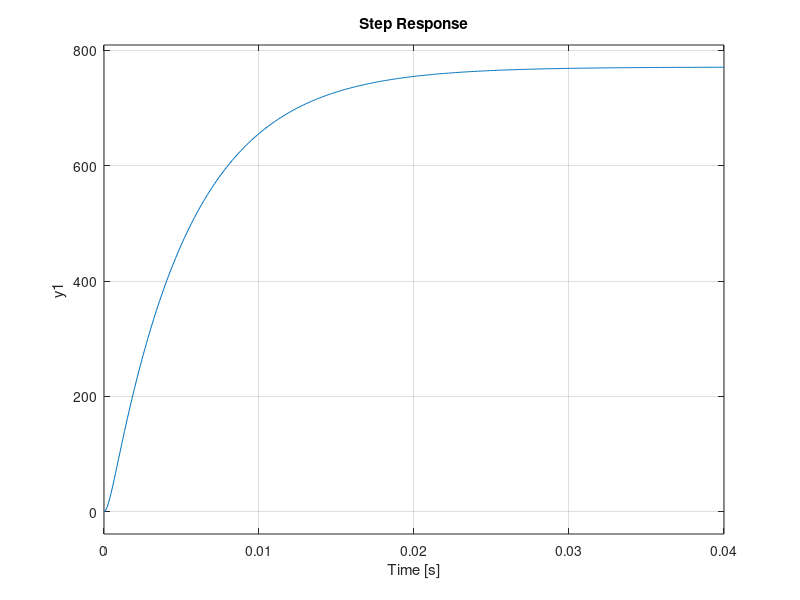

The MATLAB script that drew this image:
% State feedback control design in Matlab through pole placement method
% © 2006, doc. RNDr. Ing. Tomáš Březina, CSc., BUT FME, http://www.fme.vutbr.cz

clear

% Parameter of Maxon RE 35 ∅35 mm, Graphite Brushes, 90 Watt
V_nom = 30;     % [V]
T_nom = 0.0972; % [N.m]
K_m = 0.0389;   % [N.m/A]
K_b = 0.0388;   % [V.s]
K_f = 6.33e-6;  % [N.m.s]
R = 1.2;        % [Ohm]
L = 0.34e-3;    % [H]
J = 6.81e-6;    % [kg.m²], [N.m.s²]

A = [0 K_m/J; -K_m/L -R/L];
B = [0 1/L]';
C = [1 0];
D = [0];
ss_Mot_2 = ss(A, B, C, D);

A = [0 1 0; 0 0 K_m/J; 0 -K_m/L -R/L];
B = [0 0 1/L]';
C = [1 0 0];
D = [0];
ss_Mot_3 = ss(A, B, C, D);

s = tf('s');
tf_Mot_2 = 1 / (L*J/K_m * s^2 + R*J/K_m * s + K_m);
tf_Mot_3 = 1 / (L*J/K_m * s^3 + R*J/K_m * s^2 + K_m * s);
step (tf_Mot_2*V_nom);
